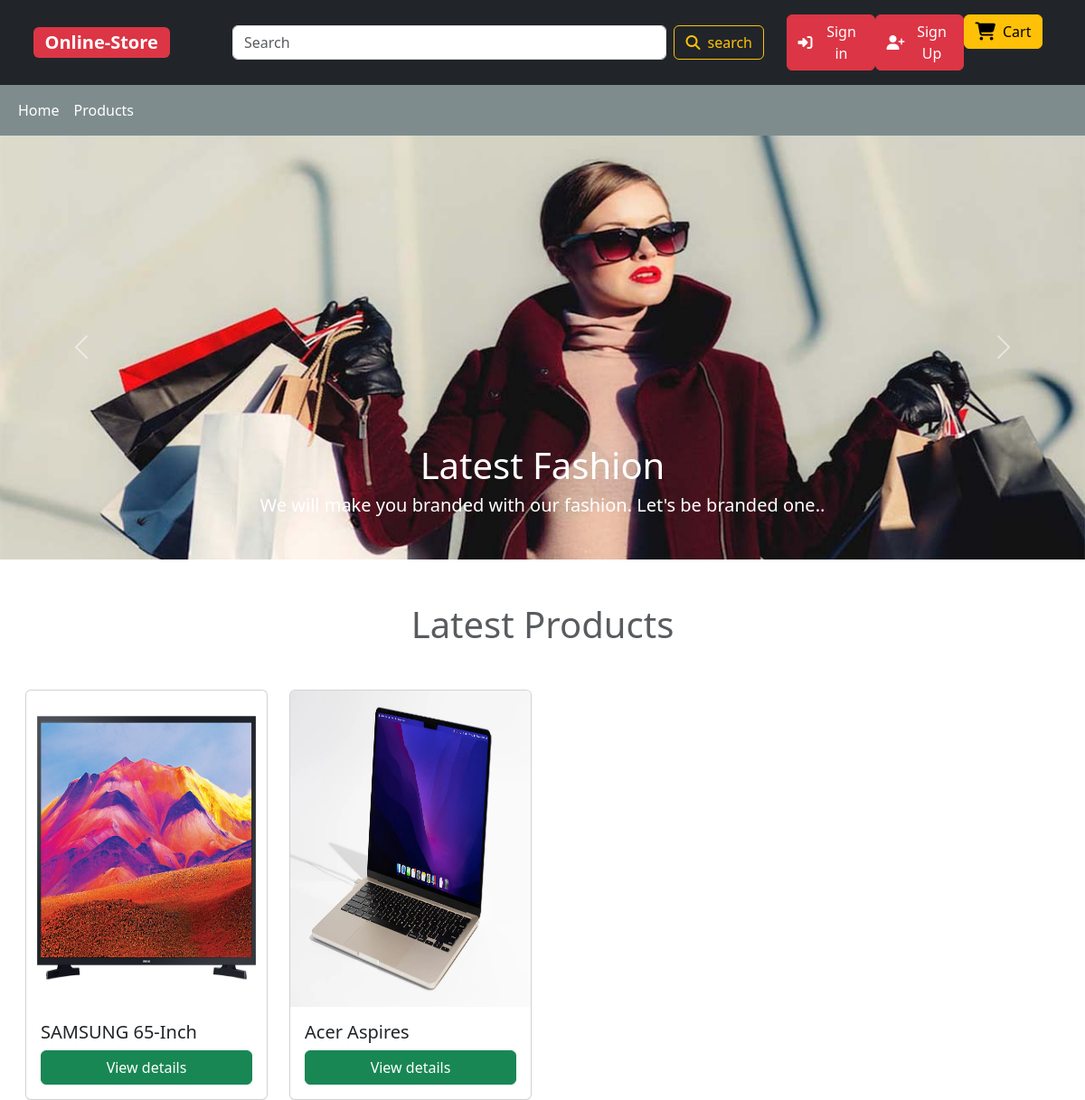
Before: / with the older database file.
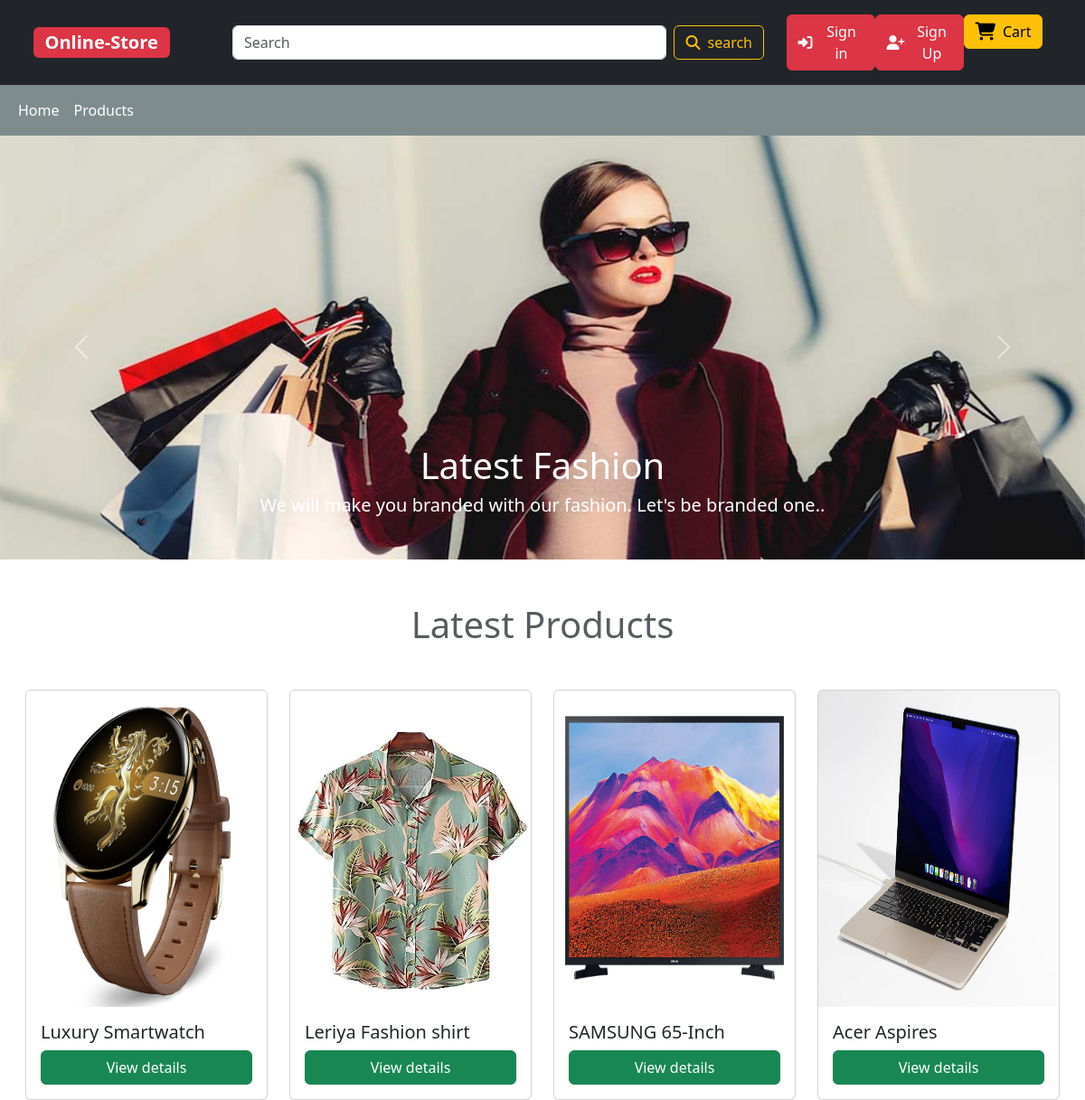
After: the same page with the newer database file.
### products/models.py (models this page shows, shortened)
class Products(models.Model):
    product_name = models.CharField(max_length=100)
    product_price = models.FloatField()
    product_image = models.FileField(upload_to="static/uploads", null = True)
    product_quantity = models.IntegerField()
    product_description = models.TextField()
    category = models.ForeignKey(Category,on_delete=models.CASCADE)
    created_at = models.DateTimeField(auto_now_add=True)
    class Meta:
        verbose_name_plural = ('Products')

### userpage/views.py (the view)
# urls.py: path('',views.home_page, name="homepage"),
def home_page(request):
    products = Products.objects.all().order_by('-id')[:8]
    context = {
        'products': products
    }
    return render(request,"client/homepage.html",context)

### userpage/templates/client/homepage.html (shortened to what this page needs)
{% extends "client/layouts.html" %}
{% load static %}
{% block main_content %}
{% include 'client/includes/carousel.html' %}
<div class="container-fluid mt-5">
    <h1 class="text-muted text-center mb-5">Latest Products</h1>
    <div class="row row-cols-1 row-cols-md-4 g-4 px-3">
        {% for product in products%}
        <div class="col">
          <div class="card">
            <img src="/{{product.product_image}}" class="card-img-top" alt="..." height="350px">
            <div class="card-body">
              <h5 class="card-title">{{product.product_name}}</h5>
              <div class="d-grid">
                <button class="btn btn-success">
                    View details
                </button>
              </div>
            </div>
          </div>
        </div>
        {% endfor %}
      </div>
</div>
{% endblock %}

### userpage/templates/client/layouts.html (shortened to what this page needs)
<!DOCTYPE html>
<html lang="en">
<head>
    <Link rel="stylesheet" href="https://cdn.jsdelivr.net/npm/bootstrap@5.3.1/dist/css/bootstrap.min.css">
    <Link rel="stylesheet" href="https://cdn.jsdelivr.net/npm/bootstrap-icons@1.10.5/font/bootstrap-icons.css">
</head>
<body>
    {% include 'client/includes/navbar.html' %}
    <div class="main">
        {% block main_content %}{% endblock %}
    </div>
</body>
</html>

### userpage/templates/client/includes/navbar.html (shortened to what this page needs)
<div class="container-fluid text-bg-dark">
    <div class="d-flex justify-content-evenly align-items-center py-3">
        <div class="col-lg-2">
            <a class="navbar-brand badge text-bg-danger fs-5" href="{% url 'homepage' %}">Online-Store</a>
        </div>
        <div class="col-lg-6">
            <form class="d-flex" role="search">
                <input class="form-control me-2" type="search" placeholder="Search" aria-label="Search">
                <button class="btn btn-outline-warning d-flex align-items-center gap-2" type="submit">
                    <i class="fa-sharp fa-solid fa-magnifying-glass"></i>
                    search
                </button>
            </form>
        </div>
        <div class="col-lg-3">
            <div class="d-flex align-item-center justify-content-end">
                <div class="col-md-4">
                    <a href="{% url 'user_login' %}" class="text-decoration-none">
                        <button class="btn btn-danger d-flex gap-2 align-items-center">
                            <i class="fa-solid fa-right-to-bracket"></i>
                            Sign in
                        </button>
                    </a>
                </div>
                <div class="col-md-4">
                    <a href="{% url 'user_register' %}" class="text-decoration-none">
                        <button class="btn btn-danger d-flex gap-2 align-items-center">
                            <i class="fa-solid fa-user-plus"></i>
                            Sign Up
                        </button>
                    </a>
                </div>
                <div class="col-md-4">
                    <a href="#" class="text-decoration-none">
                        <button class="btn btn-warning d-flex gap-2 align-items-center">
                            <i class="fa-solid fa-cart-shopping fs-5"></i>
                            Cart
                        </button>
                    </a>
                </div>
            </div>
        </div>
    </div>
</div>
<nav class="navbar navbar-expand-lg bg-body-tertiary" style="background-color:#7f8c8d
!important;">
    <div class="container-fluid">
        <div class="collapse navbar-collapse" id="navbarSupportedContent">
            <ul class="navbar-nav me-auto mb-2 mb-lg-0">
                <li class="nav-item">
                    <a class="nav-link active text-white" aria-current="page" href="{% url 'homepage' %}">Home</a>
                </li>
                <li class="nav-item">
                    <a class="nav-link text-white" href="#">Products</a>
                </li>
            </ul>
        </div>
    </div>
</nav>

### userpage/templates/client/includes/carousel.html (shortened to what this page needs)
{% load static %}
<div id="carouselExampleAutoplaying" class="carousel slide" data-bs-ride="carousel">
  <div class="carousel-inner">
    <div class="carousel-item active">
      <img src="{% static 'images/fashion.jpg' %}" class="d-block w-100" alt="...">
      <div class="carousel-caption d-none d-md-block">
        <h1>Latest Fashion</h1>
        <h5>We will make you branded with our fashion. Let's be branded one..</h5>
      </div>
    </div>
  </div>
  <button class="carousel-control-prev" type="button" data-bs-target="#carouselExampleAutoplaying" data-bs-slide="prev">
    <span class="carousel-control-prev-icon" aria-hidden="true"></span>
  </button>
  <button class="carousel-control-next" type="button" data-bs-target="#carouselExampleAutoplaying" data-bs-slide="next">
    <span class="carousel-control-next-icon" aria-hidden="true"></span>
  </button>
</div>

Changed rows visible on the page:
added Products: product_image (picture), product_name "Luxury Smartwatch"
added Products: product_image (picture), product_name "Leriya Fashion shirt"
